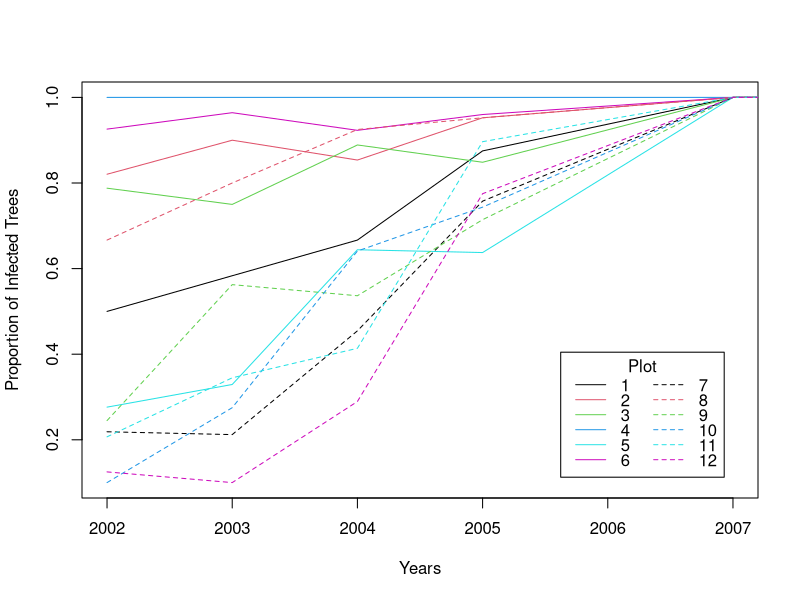

This figure's R source:
setwd(dirname(rstudioapi::callFun("getActiveDocumentContext")$path))
library(data.table)
trees = fread("PlotRatingDBH.csv")
trees_split = split(trees,trees$Plot)

years = c(3,5,7,9,11,13,15,17,19,21,23)

perInf = matrix(ncol = 12, nrow = 11)
for (k in 1:12)
{
  
plot1 = as.data.frame(subset(trees,trees$Plot == k))
plot1Infected = c()
plot1Healthy = c()

for (i in 1:length(years))
{
  plot1Infected = c(plot1Infected, nrow(subset(plot1,plot1[,years[i]] >= 1 & plot1[,years[i]] < 5)))
  plot1Healthy = c(plot1Healthy,nrow(subset(plot1,plot1[,years[i]] == 5)))
}

perInf[,k] = plot1Infected/(plot1Infected + plot1Healthy)
}

theYears = c(2002,2003,2004,2005,2007,2008,2009,2010,2011,2013,2014)
matplot(theYears, perInf, type='l', lty = c(rep(1,6),rep(2,6)), 
        xlab='Years', ylab='Proportion of Infected Trees', col= c(rep(1:6,2)), 
        xlim = c(2002,2007))
legend('bottomright', legend=1:12, lty = c(rep(1,6),rep(2,6)), 
       col= c(rep(1:6,2)),y.intersp = 0.75,inset = 0.05, title = "Plot",ncol=2)
